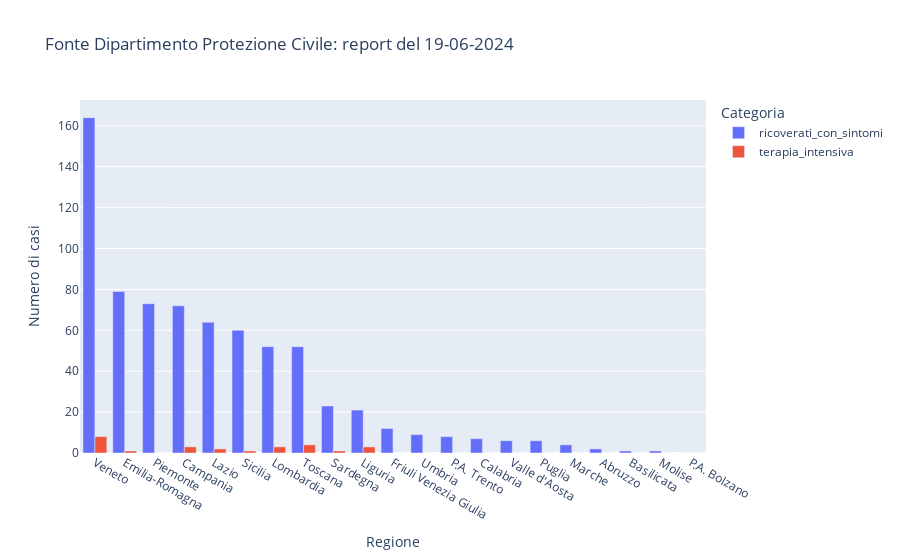

Here is the notebook cell this chart was saved with:
### Code cell
fig = px.bar(df_melted.sort_values(by='numero', ascending=False), 
             x='denominazione_regione', y='numero', color='categoria', 
             barmode='group', 
             title=f'Fonte Dipartimento Protezione Civile: report del {df['data'][0]}',
             labels={'numero':'Numero di casi', 'denominazione_regione':'Regione', 'categoria':'Categoria'})
             
fig.show()

### Figure 1 — Plotly figure (JSON) as saved in the notebook; plotly's stock layout.template omitted (floating-point values rounded to 4 significant figures)
{"data": [{"alignmentgroup": "True", "hovertemplate": "Categoria=ricoverati_con_sintomi<br>Regione=%{x}<br>Numero di casi=%{y}<extra></extra>", "legendgroup": "ricoverati_con_sintomi", "marker": {"color": "#636efa", "pattern": {"shape": ""}}, "name": "ricoverati_con_sintomi", "offsetgroup": "ricoverati_con_sintomi", "orientation": "v", "showlegend": true, "textposition": "auto", "type": "bar", "x": ["Veneto", "Emilia-Romagna", "Piemonte", "Campania", "Lazio", "Sicilia", "Lombardia", "Toscana", "Sardegna", "Liguria", "Friuli Venezia Giulia", "Umbria", "P.A. Trento", "Calabria", "Valle d'Aosta", "Puglia", "Marche", "Abruzzo", "Basilicata", "Molise", "P.A. Bolzano"], "xaxis": "x", "y": [164, 79, 73, 72, 64, 60, 52, 52, 23, 21, 12, 9, 8, 7, 6, 6, 4, 2, 1, 1, 0], "yaxis": "y"}, {"alignmentgroup": "True", "hovertemplate": "Categoria=terapia_intensiva<br>Regione=%{x}<br>Numero di casi=%{y}<extra></extra>", "legendgroup": "terapia_intensiva", "marker": {"color": "#EF553B", "pattern": {"shape": ""}}, "name": "terapia_intensiva", "offsetgroup": "terapia_intensiva", "orientation": "v", "showlegend": true, "textposition": "auto", "type": "bar", "x": ["Veneto", "Toscana", "Liguria", "Lombardia", "Campania", "Lazio", "Sicilia", "Sardegna", "Emilia-Romagna", "Calabria", "Piemonte", "Valle d'Aosta", "Umbria", "Puglia", "P.A. Trento", "P.A. Bolzano", "Molise", "Marche", "Basilicata", "Friuli Venezia Giulia", "Abruzzo"], "xaxis": "x", "y": [8, 4, 3, 3, 3, 2, 1, 1, 1, 0, 0, 0, 0, 0, 0, 0, 0, 0, 0, 0, 0], "yaxis": "y"}], "layout": {"autosize": true, "barmode": "group", "legend": {"title": {"text": "Categoria"}, "tracegroupgap": 0}, "title": {"text": "Fonte Dipartimento Protezione Civile: report del 19-06-2024"}, "xaxis": {"anchor": "y", "autorange": true, "domain": [0, 1], "range": [-0.5, 20.5], "title": {"text": "Regione"}, "type": "category"}, "yaxis": {"anchor": "x", "autorange": true, "domain": [0, 1], "range": [0, 172.6], "title": {"text": "Numero di casi"}, "type": "linear"}}}
